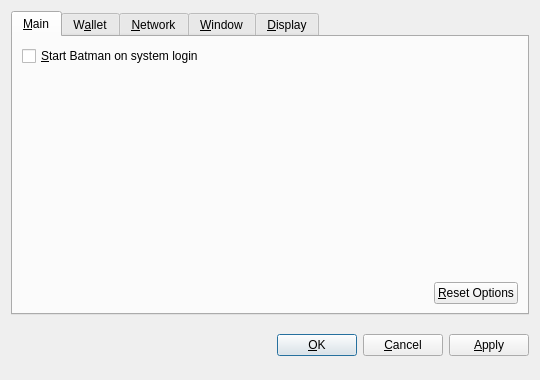
<?xml version="1.0" encoding="UTF-8"?>
<ui version="4.0">
 <class>OptionsDialog</class>
 <widget class="QDialog" name="OptionsDialog">
  <property name="geometry">
   <rect>
    <x>0</x>
    <y>0</y>
    <width>540</width>
    <height>380</height>
   </rect>
  </property>
  <property name="windowTitle">
   <string>Options</string>
  </property>
  <property name="modal">
   <bool>true</bool>
  </property>
  <layout class="QVBoxLayout" name="verticalLayout">
   <item>
    <widget class="QTabWidget" name="tabWidget">
     <property name="tabPosition">
      <enum>QTabWidget::North</enum>
     </property>
     <property name="currentIndex">
      <number>0</number>
     </property>
     <widget class="QWidget" name="tabMain">
      <attribute name="title">
       <string>&amp;Main</string>
      </attribute>
      <layout class="QVBoxLayout" name="verticalLayout_Main">
       <item>
        <widget class="QCheckBox" name="bitcoinAtStartup">
         <property name="toolTip">
          <string>Automatically start Batman after logging in to the system.</string>
         </property>
         <property name="text">
          <string>&amp;Start Batman on system login</string>
         </property>
        </widget>
       </item>
       <item>
        <spacer name="verticalSpacer_Main">
         <property name="orientation">
          <enum>Qt::Vertical</enum>
         </property>
         <property name="sizeHint" stdset="0">
          <size>
           <width>20</width>
           <height>40</height>
          </size>
         </property>
        </spacer>
       </item>
       <item>
        <layout class="QHBoxLayout" name="horizontalLayout_2_Main">
         <item>
          <spacer name="horizontalSpacer_2_Main">
           <property name="orientation">
            <enum>Qt::Horizontal</enum>
           </property>
           <property name="sizeHint" stdset="0">
            <size>
             <width>40</width>
             <height>20</height>
            </size>
           </property>
          </spacer>
         </item>
         <item>
          <widget class="QPushButton" name="resetButton">
           <property name="toolTip">
            <string>Reset all client options to default.</string>
           </property>
           <property name="text">
            <string>&amp;Reset Options</string>
           </property>
           <property name="autoDefault">
            <bool>false</bool>
           </property>
          </widget>
         </item>
        </layout>
       </item>
      </layout>
     </widget>
     <widget class="QWidget" name="tabWallet">
      <attribute name="title">
       <string>W&amp;allet</string>
      </attribute>
      <layout class="QVBoxLayout" name="verticalLayout_Network">
       <item>
        <widget class="QLabel" name="transactionFeeInfoLabel">
         <property name="text">
          <string>Optional transaction fee per kB that helps make sure your transactions are processed quickly. Most transactions are 1 kB.</string>
         </property>
         <property name="textFormat">
          <enum>Qt::PlainText</enum>
         </property>
         <property name="wordWrap">
          <bool>true</bool>
         </property>
        </widget>
       </item>
       <item>
        <layout class="QHBoxLayout" name="horizontalLayout_1_Main">
         <item>
          <widget class="QLabel" name="transactionFeeLabel">
           <property name="text">
            <string>Pay transaction &amp;fee</string>
           </property>
           <property name="textFormat">
            <enum>Qt::PlainText</enum>
           </property>
           <property name="buddy">
            <cstring>transactionFee</cstring>
           </property>
          </widget>
         </item>
         <item>
          <widget class="BitcoinAmountField" name="transactionFee"/>
         </item>
         <item>
          <spacer name="horizontalSpacer_1_Main">
           <property name="orientation">
            <enum>Qt::Horizontal</enum>
           </property>
           <property name="sizeHint" stdset="0">
            <size>
             <width>40</width>
             <height>20</height>
            </size>
           </property>
          </spacer>
         </item>
        </layout>
       </item>
       <item>
        <widget class="QLabel" name="label">
         <property name="text">
          <string>If you disable the spending of unconfirmed change, the change from a transaction cannot be used until that transaction has at least one confirmation. This also affects how your balance is computed.</string>
         </property>
         <property name="wordWrap">
          <bool>true</bool>
         </property>
        </widget>
       </item>
       <item>
        <widget class="QCheckBox" name="spendZeroConfChange">
         <property name="text">
          <string>Spend unconfirmed change  (experts only)</string>
         </property>
        </widget>
       </item>
       <item>
        <spacer name="verticalSpacer">
         <property name="orientation">
          <enum>Qt::Vertical</enum>
         </property>
         <property name="sizeHint" stdset="0">
          <size>
           <width>20</width>
           <height>40</height>
          </size>
         </property>
        </spacer>
       </item>
      </layout>
     </widget>
     <widget class="QWidget" name="tabNetwork">
      <attribute name="title">
       <string>&amp;Network</string>
      </attribute>
      <layout class="QVBoxLayout" name="verticalLayout_Network">
       <item>
        <widget class="QCheckBox" name="mapPortUpnp">
         <property name="toolTip">
          <string>Automatically open the Batman client port on the router. This only works when your router supports UPnP and it is enabled.</string>
         </property>
         <property name="text">
          <string>Map port using &amp;UPnP</string>
         </property>
        </widget>
       </item>
       <item>
        <widget class="QCheckBox" name="connectSocks">
         <property name="toolTip">
          <string>Connect to the Batman network through a SOCKS proxy (e.g. when connecting through Tor).</string>
         </property>
         <property name="text">
          <string>&amp;Connect through SOCKS proxy:</string>
         </property>
        </widget>
       </item>
       <item>
        <layout class="QHBoxLayout" name="horizontalLayout_Network">
         <item>
          <widget class="QLabel" name="proxyIpLabel">
           <property name="text">
            <string>Proxy &amp;IP:</string>
           </property>
           <property name="textFormat">
            <enum>Qt::PlainText</enum>
           </property>
           <property name="buddy">
            <cstring>proxyIp</cstring>
           </property>
          </widget>
         </item>
         <item>
          <widget class="QValidatedLineEdit" name="proxyIp">
           <property name="maximumSize">
            <size>
             <width>140</width>
             <height>16777215</height>
            </size>
           </property>
           <property name="toolTip">
            <string>IP address of the proxy (e.g. 127.0.0.1)</string>
           </property>
          </widget>
         </item>
         <item>
          <widget class="QLabel" name="proxyPortLabel">
           <property name="text">
            <string>&amp;Port:</string>
           </property>
           <property name="textFormat">
            <enum>Qt::PlainText</enum>
           </property>
           <property name="buddy">
            <cstring>proxyPort</cstring>
           </property>
          </widget>
         </item>
         <item>
          <widget class="QLineEdit" name="proxyPort">
           <property name="maximumSize">
            <size>
             <width>55</width>
             <height>16777215</height>
            </size>
           </property>
           <property name="toolTip">
            <string>Port of the proxy (e.g. 9050)</string>
           </property>
          </widget>
         </item>
         <item>
          <widget class="QLabel" name="socksVersionLabel">
           <property name="text">
            <string>SOCKS &amp;Version:</string>
           </property>
           <property name="textFormat">
            <enum>Qt::PlainText</enum>
           </property>
           <property name="buddy">
            <cstring>socksVersion</cstring>
           </property>
          </widget>
         </item>
         <item>
          <widget class="QValueComboBox" name="socksVersion">
           <property name="toolTip">
            <string>SOCKS version of the proxy (e.g. 5)</string>
           </property>
          </widget>
         </item>
         <item>
          <spacer name="horizontalSpacer_Network">
           <property name="orientation">
            <enum>Qt::Horizontal</enum>
           </property>
           <property name="sizeHint" stdset="0">
            <size>
             <width>40</width>
             <height>20</height>
            </size>
           </property>
          </spacer>
         </item>
        </layout>
       </item>
       <item>
        <spacer name="verticalSpacer_Network">
         <property name="orientation">
          <enum>Qt::Vertical</enum>
         </property>
         <property name="sizeHint" stdset="0">
          <size>
           <width>20</width>
           <height>40</height>
          </size>
         </property>
        </spacer>
       </item>
      </layout>
     </widget>
     <widget class="QWidget" name="tabWindow">
      <attribute name="title">
       <string>&amp;Window</string>
      </attribute>
      <layout class="QVBoxLayout" name="verticalLayout_Window">
       <item>
        <widget class="QCheckBox" name="minimizeToTray">
         <property name="toolTip">
          <string>Show only a tray icon after minimizing the window.</string>
         </property>
         <property name="text">
          <string>&amp;Minimize to the tray instead of the taskbar</string>
         </property>
        </widget>
       </item>
       <item>
        <widget class="QCheckBox" name="minimizeOnClose">
         <property name="toolTip">
          <string>Minimize instead of exit the application when the window is closed. When this option is enabled, the application will be closed only after selecting Quit in the menu.</string>
         </property>
         <property name="text">
          <string>M&amp;inimize on close</string>
         </property>
        </widget>
       </item>
       <item>
        <spacer name="verticalSpacer_Window">
         <property name="orientation">
          <enum>Qt::Vertical</enum>
         </property>
         <property name="sizeHint" stdset="0">
          <size>
           <width>20</width>
           <height>40</height>
          </size>
         </property>
        </spacer>
       </item>
      </layout>
     </widget>
     <widget class="QWidget" name="tabDisplay">
      <attribute name="title">
       <string>&amp;Display</string>
      </attribute>
      <layout class="QVBoxLayout" name="verticalLayout_Display">
       <item>
        <layout class="QHBoxLayout" name="horizontalLayout_1_Display">
         <item>
          <widget class="QLabel" name="langLabel">
           <property name="text">
            <string>User Interface &amp;language:</string>
           </property>
           <property name="textFormat">
            <enum>Qt::PlainText</enum>
           </property>
           <property name="buddy">
            <cstring>lang</cstring>
           </property>
          </widget>
         </item>
         <item>
          <widget class="QValueComboBox" name="lang">
           <property name="toolTip">
            <string>The user interface language can be set here. This setting will take effect after restarting Batman.</string>
           </property>
          </widget>
         </item>
        </layout>
       </item>
       <item>
        <layout class="QHBoxLayout" name="horizontalLayout_2_Display">
         <item>
          <widget class="QLabel" name="unitLabel">
           <property name="text">
            <string>&amp;Unit to show amounts in:</string>
           </property>
           <property name="textFormat">
            <enum>Qt::PlainText</enum>
           </property>
           <property name="buddy">
            <cstring>unit</cstring>
           </property>
          </widget>
         </item>
         <item>
          <widget class="QValueComboBox" name="unit">
           <property name="toolTip">
            <string>Choose the default subdivision unit to show in the interface and when sending coins.</string>
           </property>
          </widget>
         </item>
        </layout>
       </item>
       <item>
        <widget class="QCheckBox" name="displayAddresses">
         <property name="toolTip">
          <string>Whether to show Batman addresses in the transaction list or not.</string>
         </property>
         <property name="text">
          <string>&amp;Display addresses in transaction list</string>
         </property>
        </widget>
       </item>
       <item>
        <widget class="QCheckBox" name="coinControlFeatures">
         <property name="toolTip">
          <string>Whether to show coin control features or not.</string>
         </property>
         <property name="text">
          <string>Display coin &amp;control features (experts only!)</string>
         </property>
        </widget>
       </item>
       <item>
        <spacer name="verticalSpacer_Display">
         <property name="orientation">
          <enum>Qt::Vertical</enum>
         </property>
         <property name="sizeHint" stdset="0">
          <size>
           <width>20</width>
           <height>40</height>
          </size>
         </property>
        </spacer>
       </item>
      </layout>
     </widget>
    </widget>
   </item>
   <item>
    <layout class="QHBoxLayout" name="horizontalLayout_Buttons">
     <item>
      <spacer name="horizontalSpacer_1">
       <property name="orientation">
        <enum>Qt::Horizontal</enum>
       </property>
       <property name="sizeHint" stdset="0">
        <size>
         <width>40</width>
         <height>48</height>
        </size>
       </property>
      </spacer>
     </item>
     <item>
      <widget class="QLabel" name="statusLabel">
       <property name="font">
        <font>
         <weight>75</weight>
         <bold>true</bold>
        </font>
       </property>
       <property name="text">
        <string/>
       </property>
       <property name="textFormat">
        <enum>Qt::PlainText</enum>
       </property>
       <property name="wordWrap">
        <bool>true</bool>
       </property>
      </widget>
     </item>
     <item>
      <spacer name="horizontalSpacer_2">
       <property name="orientation">
        <enum>Qt::Horizontal</enum>
       </property>
       <property name="sizeHint" stdset="0">
        <size>
         <width>40</width>
         <height>48</height>
        </size>
       </property>
      </spacer>
     </item>
     <item>
      <widget class="QPushButton" name="okButton">
       <property name="text">
        <string>&amp;OK</string>
       </property>
      </widget>
     </item>
     <item>
      <widget class="QPushButton" name="cancelButton">
       <property name="text">
        <string>&amp;Cancel</string>
       </property>
       <property name="autoDefault">
        <bool>false</bool>
       </property>
      </widget>
     </item>
     <item>
      <widget class="QPushButton" name="applyButton">
       <property name="text">
        <string>&amp;Apply</string>
       </property>
       <property name="autoDefault">
        <bool>false</bool>
       </property>
      </widget>
     </item>
    </layout>
   </item>
  </layout>
 </widget>
 <customwidgets>
  <customwidget>
   <class>BitcoinAmountField</class>
   <extends>QSpinBox</extends>
   <header>bitcoinamountfield.h</header>
  </customwidget>
  <customwidget>
   <class>QValueComboBox</class>
   <extends>QComboBox</extends>
   <header>qvaluecombobox.h</header>
  </customwidget>
  <customwidget>
   <class>QValidatedLineEdit</class>
   <extends>QLineEdit</extends>
   <header>qvalidatedlineedit.h</header>
  </customwidget>
 </customwidgets>
 <resources/>
 <connections/>
</ui>
